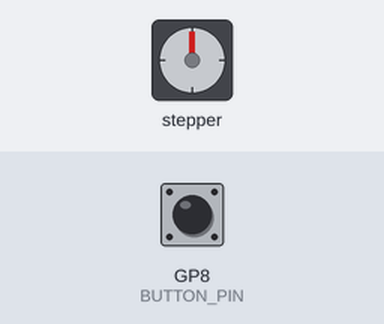
Simulated run of this sketch. Board: Raspberry Pi Pico. On the bench: stepper motor. Inputs (shaded band) come from the test bench; at power-on: GP8 (BUTTON_PIN) HIGH. EEPROM starts erased; stepper angles assume 200 steps per turn.

Above: at 0.1 s.
Timing chart, 0 to 2.5 s (numbered marks = the images above):
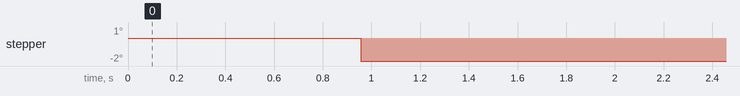

The sketch:

motor_stepper_352.ino
```cpp
// snippet: motor_stepper_352
// tags: motor, stepper, direction, eeprom, accelstepper
// not-tags: 28byj48, uln2003, 4wire, 2048
// boards: avr, esp32, megaavr, romi32u4, rp2040
// library: EEPROM, AccelStepper
// description: Save the last stepper position to EEPROM (address 0, int32_t) when a button on pin 8 is pressed
// prompts: stepper, position, eeprom, (address, int32_t), button
// verified: compile-only
// source: kd-generated (id 352)
// exact-include: EEPROM.h, AccelStepper.h

#include <EEPROM.h>
#include <AccelStepper.h>

AccelStepper stepper(AccelStepper::DRIVER, 3, 4);
const int BUTTON_PIN = 8;
int32_t savedPosition = 0;

// ESP32 and RP2040 use flash-emulated EEPROM: you MUST call begin(size)
// before get/put and commit() after put, or data is never persisted.
// AVR's native EEPROM needs neither — begin()/commit() are no-ops there.
#if defined(ESP32) || defined(ARDUINO_ARCH_RP2040)
  #define EEPROM_SIZE 64  // enough for a few int32_t values
#endif

void setup() {
  pinMode(BUTTON_PIN, INPUT_PULLUP);

#if defined(ESP32) || defined(ARDUINO_ARCH_RP2040)
  EEPROM.begin(EEPROM_SIZE);  // required on flash-emulated EEPROM cores
#endif

  EEPROM.get(0, savedPosition);  // EEPROM: read any type/struct
  stepper.moveTo(savedPosition);  // absolute target position (steps); call ONCE, not every loop
  stepper.enableOutputs();
}

void loop() {
  if (digitalRead(BUTTON_PIN) == LOW) {
    int32_t pos = stepper.currentPosition();  // current position in steps (no currentSpeed() method exists)
    EEPROM.put(0, pos);  // EEPROM: write any type/struct (handles size)

#if defined(ESP32) || defined(ARDUINO_ARCH_RP2040)
    EEPROM.commit();  // flush to flash — without this, put() is lost on power-off
#endif

    // Debounce: wait for button release (bounded to avoid blocking forever)
    unsigned long tDb = millis();
    while (digitalRead(BUTTON_PIN) == LOW) {
      if (millis() - tDb > 1000) break;
    }
  }
  stepper.run();  // MUST be called every loop iteration to step the motor
}
```
